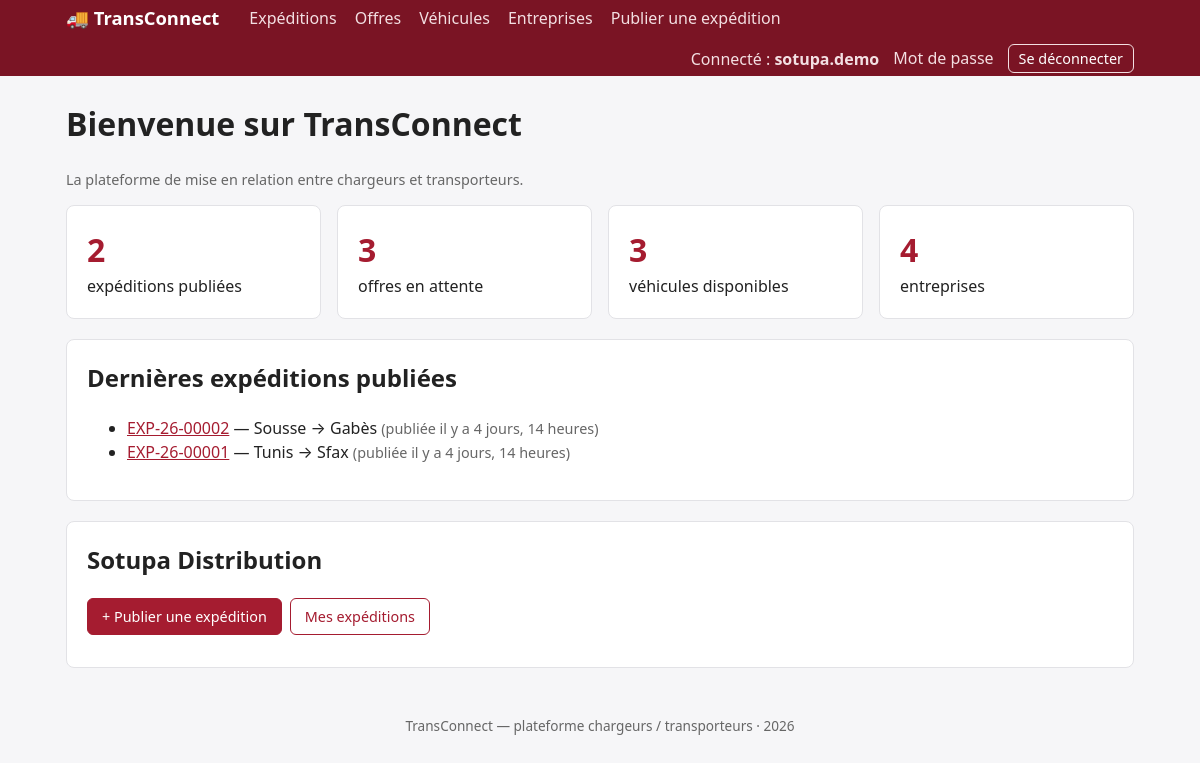
The page / (signed in) on the database its author committed.
### EntreprisesApp/models.py (models this page shows, shortened)
class Utilisateur(AbstractUser):
    ROLE_CHARGEUR = 'chargeur'
    ROLE_TRANSPORTEUR = 'transporteur'
    ROLE_ADMIN = 'admin'
    ROLE_CHOICES = (
        (ROLE_CHARGEUR, 'Chargeur'),
        (ROLE_TRANSPORTEUR, 'Transporteur'),
        (ROLE_ADMIN, 'Administrateur'),
    )
    user_id = models.CharField(max_length=8, primary_key=True, editable=False)
    email = models.EmailField(unique=True, validators=[valider_email_gmail])
    role = models.CharField(max_length=20, choices=ROLE_CHOICES, default=ROLE_CHARGEUR)
    telephone = models.CharField(
        max_length=8, blank=True, validators=[valider_telephone]
    )
    created_at = models.DateTimeField(auto_now_add=True)
    updated_at = models.DateTimeField(auto_now=True)
    objects = UtilisateurManager()
    REQUIRED_FIELDS = ['email']
    class Meta:
        verbose_name = 'Utilisateur'
        verbose_name_plural = 'Utilisateurs'

class Entreprise(models.Model):
    TYPE_CHARGEUR = 'chargeur'
    TYPE_TRANSPORTEUR = 'transporteur'
    TYPE_CHOICES = (
        (TYPE_CHARGEUR, 'Chargeur'),
        (TYPE_TRANSPORTEUR, 'Transporteur'),
    )
    raison_sociale = models.CharField(max_length=150)
    matricule_fiscal = models.CharField(
        max_length=17, unique=True, validators=[valider_matricule_fiscal]
    )
    type_entreprise = models.CharField(max_length=15, choices=TYPE_CHOICES)
    adresse = models.TextField(
        validators=[MinLengthValidator(20, "L'adresse doit contenir au moins 20 caractères.")]
    )
    utilisateur = models.OneToOneField(
        Utilisateur,
        on_delete=models.CASCADE,
        related_name='entreprise',
        null=True,
        blank=True,
    )
    created_at = models.DateTimeField(auto_now_add=True)
    updated_at = models.DateTimeField(auto_now=True)
    class Meta:
        verbose_name = 'Entreprise'
        verbose_name_plural = 'Entreprises'
        ordering = ['raison_sociale']
    @property
    def est_transporteur(self):
        return self.type_entreprise == self.TYPE_TRANSPORTEUR
    @property
    def est_chargeur(self):
        return self.type_entreprise == self.TYPE_CHARGEUR

### ExpeditionsApp/models.py (models this page shows, shortened)
class Expedition(models.Model):
    PUBLIEE = 'publiee'
    ATTRIBUEE = 'attribuee'
    EN_COURS = 'en_cours'
    LIVREE = 'livree'
    ANNULEE = 'annulee'
    STATUT_CHOICES = (
        (PUBLIEE, 'Publiée'),
        (ATTRIBUEE, 'Attribuée'),
        (EN_COURS, 'En cours'),
        (LIVREE, 'Livrée'),
        (ANNULEE, 'Annulée'),
    )
    reference = models.CharField(max_length=12, unique=True, editable=False)
    ville_depart = models.CharField(max_length=100)
    ville_arrivee = models.CharField(max_length=100)
    poids_kg = models.DecimalField(
        max_digits=10,
        decimal_places=2,
        validators=[MinValueValidator(Decimal('0.01'), "Le poids doit être strictement positif.")],
        help_text='Poids en kg',
    )
    date_souhaitee = models.DateField()
    description = models.TextField(blank=True)
    statut = models.CharField(max_length=15, choices=STATUT_CHOICES, default=PUBLIEE)
    entreprise = models.ForeignKey(
        'EntreprisesApp.Entreprise',
        on_delete=models.CASCADE,
        related_name='expeditions',
    )
    created_at = models.DateTimeField(auto_now_add=True)
    updated_at = models.DateTimeField(auto_now=True)
    class Meta:
        verbose_name = 'Expédition'
        verbose_name_plural = 'Expéditions'
        ordering = ['-created_at']

### DjangoProject2/views.py (the view)
# urls.py: path('', AccueilView.as_view(), name='accueil'),
class AccueilView(TemplateView):
    template_name = 'accueil.html'
    def get_context_data(self, **kwargs):
        context = super().get_context_data(**kwargs)
        context['stats'] = {
            'expeditions_publiees': Expedition.objects.filter(statut=Expedition.PUBLIEE).count(),
            'offres_proposees': Offre.objects.filter(statut=Offre.PROPOSEE).count(),
            'vehicules_disponibles': Vehicule.objects.filter(disponible=True).count(),
            'entreprises': Entreprise.objects.count(),
        }
        context['dernieres_expeditions'] = (
            Expedition.objects.filter(statut=Expedition.PUBLIEE)
            .select_related('entreprise')[:5]
        )
        return context

### EntreprisesApp/context_processors.py (called while the page is built)
def entreprise_courante(request):
    return {'mon_entreprise': entreprise_de(getattr(request, 'user', None))}

### EntreprisesApp/mixins.py (called while the page is built)
def entreprise_de(user):
    return getattr(user, 'entreprise', None)

### templates/accueil.html (shortened to what this page needs)
{% extends 'base.html' %}
{% block content %}
<h1>Bienvenue sur TransConnect</h1>
<p class="muted">La plateforme de mise en relation entre chargeurs et transporteurs.</p>
<div class="grid">
  <div class="card"><div class="stat">{{ stats.expeditions_publiees }}</div>expédition{{ stats.expeditions_publiees|pluralize }} publiée{{ stats.expeditions_publiees|pluralize }}</div>
  <div class="card"><div class="stat">{{ stats.offres_proposees }}</div>offre{{ stats.offres_proposees|pluralize }} en attente</div>
  <div class="card"><div class="stat">{{ stats.vehicules_disponibles }}</div>véhicule{{ stats.vehicules_disponibles|pluralize }} disponible{{ stats.vehicules_disponibles|pluralize }}</div>
  <div class="card"><div class="stat">{{ stats.entreprises }}</div>entreprise{{ stats.entreprises|pluralize }}</div>
</div>
<div class="card">
  <h2>Dernières expéditions publiées</h2>
  <ul>
    {% for expedition in dernieres_expeditions %}
    <li>
      <a href="{% url 'expeditions:detail' expedition.reference %}">{{ expedition.reference }}</a>
      — {{ expedition.ville_depart|title }} → {{ expedition.ville_arrivee|title }}
      <span class="muted">(publiée il y a {{ expedition.created_at|timesince }})</span>
    </li>
    {% empty %}
    <li>Aucune expédition publiée pour le moment.</li>
    {% endfor %}
  </ul>
</div>
<div class="card">
  {% if not user.is_authenticated %}
  <h2>Rejoindre TransConnect</h2>
  <p class="muted">Créez un compte puis enregistrez votre entreprise (chargeur ou transporteur).</p>
  <div class="actions">
    <a class="btn" href="{% url 'inscription' %}">Créer un compte</a>
    <a class="btn secondaire" href="{% url 'login' %}">Se connecter</a>
  </div>
  {% elif mon_entreprise.est_chargeur %}
  <h2>{{ mon_entreprise.raison_sociale }}</h2>
  <div class="actions">
    <a class="btn" href="{% url 'expeditions:ajouter' %}">+ Publier une expédition</a>
    <a class="btn secondaire" href="{% url 'entreprises:detail' mon_entreprise.pk %}">Mes expéditions</a>
  </div>
  {% elif mon_entreprise.est_transporteur %}
  <h2>{{ mon_entreprise.raison_sociale }}</h2>
  <div class="actions">
    <a class="btn" href="{% url 'expeditions:liste' %}">Trouver une expédition</a>
    <a class="btn secondaire" href="{% url 'vehicules:mes' %}">Mes véhicules</a>
  </div>
  {% else %}
  <h2>Dernière étape</h2>
  <p class="muted">Votre compte n'est rattaché à aucune entreprise.</p>
  <a class="btn" href="{% url 'entreprises:ajouter' %}">Créer mon entreprise</a>
  {% endif %}
</div>
{% endblock %}

### templates/base.html (shortened to what this page needs)
<!DOCTYPE html>
<html lang="fr">
<head>
</head>
<body>
  <header>
    {% with nom_url=request.resolver_match.app_name %}
    <nav>
      <a class="logo" href="{% url 'accueil' %}">🚚 TransConnect</a>
      <a href="{% url 'expeditions:liste' %}" {% if nom_url == 'expeditions' %}class="actif"{% endif %}>Expéditions</a>
      <a href="{% url 'offres:liste' %}" {% if nom_url == 'offres' %}class="actif"{% endif %}>Offres</a>
      <a href="{% url 'vehicules:liste' %}" {% if nom_url == 'vehicules' %}class="actif"{% endif %}>Véhicules</a>
      <a href="{% url 'entreprises:liste' %}" {% if nom_url == 'entreprises' %}class="actif"{% endif %}>Entreprises</a>
      {% if user.is_authenticated %}
        {% if mon_entreprise.est_transporteur %}
        <a href="{% url 'vehicules:mes' %}">Mes véhicules</a>
        {% elif mon_entreprise.est_chargeur %}
        <a href="{% url 'expeditions:ajouter' %}">Publier une expédition</a>
        {% else %}
        <a href="{% url 'entreprises:ajouter' %}">Créer mon entreprise</a>
        {% endif %}
      <span class="compte">
        <span>Connecté : <strong>{{ user.username }}</strong></span>
        <a href="{% url 'password_change' %}">Mot de passe</a>
        <form method="post" action="{% url 'logout' %}" class="inline">
          <button type="submit" class="lien">Se déconnecter</button>
        </form>
      </span>
      {% else %}
      <span class="compte">
        <a href="{% url 'login' %}">Se connecter</a>
        <a href="{% url 'inscription' %}">Créer un compte</a>
      </span>
      {% endif %}
    </nav>
    {% endwith %}
  </header>
  <main>
    {% block content %}{% endblock %}
  </main>
  <footer>TransConnect — plateforme chargeurs / transporteurs · {% now "Y" %}</footer>
</body>
</html>

### templates/base.html (style rules this page uses)
:root { --brand:#a51c30; --brand-dark:#7a1424; --bg:#f6f6f8; --card:#fff; --text:#222; --muted:#666; --line:#e2e2e6; }
* { box-sizing: border-box; }
body { margin:0; font-family: system-ui, -apple-system, "Segoe UI", Roboto, sans-serif; background:var(--bg); color:var(--text); line-height:1.5; }
header { background:var(--brand-dark); color:#fff; }
nav { max-width:1100px; margin:0 auto; padding:0 16px; display:flex; flex-wrap:wrap; align-items:center; gap:4px 18px; min-height:56px; }
nav .logo { font-weight:700; font-size:1.15rem; color:#fff; text-decoration:none; margin-right:12px; }
nav a { color:#f3dfe2; text-decoration:none; padding:4px 0; border-bottom:2px solid transparent; }
nav .compte { margin-left:auto; display:flex; flex-wrap:wrap; align-items:center; gap:4px 14px; color:#f3dfe2; }
nav button.lien { background:none; border:1px solid #f3dfe2; border-radius:6px; color:#fff; padding:3px 10px; cursor:pointer; font:inherit; font-size:.9rem; }
main { max-width:1100px; margin:24px auto; padding:0 16px; }
h1, h2 { margin-top:0; }
.card { background:var(--card); border:1px solid var(--line); border-radius:8px; padding:20px; margin-bottom:20px; }
.grid { display:grid; gap:16px; grid-template-columns:repeat(auto-fit, minmax(200px, 1fr)); }
.stat { font-size:2rem; font-weight:700; color:var(--brand); }
a { color:var(--brand); }
.muted { color:var(--muted); font-size:.9rem; }
.btn { display:inline-block; padding:7px 14px; border-radius:6px; border:1px solid var(--brand); background:var(--brand); color:#fff; text-decoration:none; cursor:pointer; font-size:.9rem; }
.btn.secondaire { background:#fff; color:var(--brand); }
.actions { display:flex; flex-wrap:wrap; gap:8px; align-items:center; margin:12px 0; }
.inline { display:inline; }
footer { text-align:center; color:var(--muted); font-size:.85rem; padding:24px 16px; }

### rows shown on the page
Utilisateur: username "sotupa.demo"
Expedition: reference "EXP-26-00002", ville_depart "Sousse", ville_arrivee "Gabès", created_at "4 jours, 14 heures"
Expedition: reference "EXP-26-00001", ville_depart "Tunis", ville_arrivee "Sfax", created_at "4 jours, 14 heures"
Entreprise: raison_sociale "Sotupa Distribution"

### other values the page prints
{{ stats.expeditions_publiees }} "2"
{{ stats.offres_proposees }} "3"
{{ stats.vehicules_disponibles }} "3"
{{ stats.entreprises }} "4"
